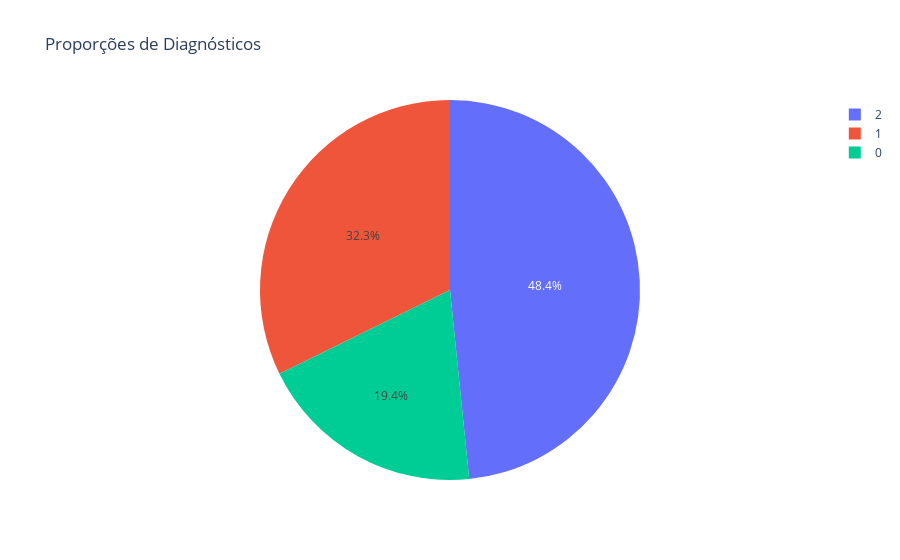

The notebook cell this image was saved under:
### Code cell
fig_pie = px.pie(df, names='diagnostic', title='Proporções de Diagnósticos')
fig_pie.show()

### Figure 1 — Plotly figure (JSON) as saved in the notebook; plotly's stock layout.template omitted (floating-point values rounded to 4 significant figures; data arrays with more than 128 entries replaced by an {"elided": "..."} marker saying what was removed)
{"data": [{"domain": {"x": [0, 1], "y": [0, 1]}, "hovertemplate": "diagnostic=%{label}<extra></extra>", "labels": {"elided": "310 int values"}, "legendgroup": "", "name": "", "showlegend": true, "type": "pie"}], "layout": {"legend": {"tracegroupgap": 0}, "title": {"text": "Proporções de Diagnósticos"}}}
